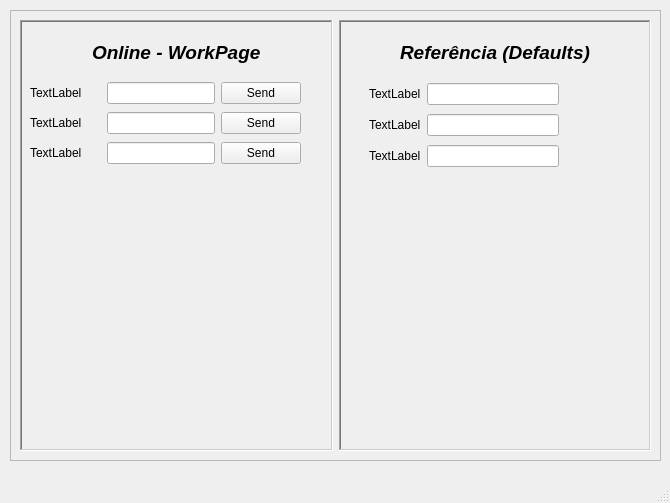
<?xml version="1.0" encoding="UTF-8"?>
<ui version="4.0">
 <class>JanelaGerenciamento</class>
 <widget class="QMainWindow" name="JanelaGerenciamento">
  <property name="geometry">
   <rect>
    <x>0</x>
    <y>0</y>
    <width>670</width>
    <height>503</height>
   </rect>
  </property>
  <property name="windowTitle">
   <string>MainWindow</string>
  </property>
  <widget class="QWidget" name="centralwidget">
   <widget class="QWidget" name="layoutWidget">
    <property name="geometry">
     <rect>
      <x>0</x>
      <y>0</y>
      <width>2</width>
      <height>2</height>
     </rect>
    </property>
    <layout class="QVBoxLayout" name="verticalLayout"/>
   </widget>
   <widget class="QWidget" name="layoutWidget">
    <property name="geometry">
     <rect>
      <x>0</x>
      <y>0</y>
      <width>2</width>
      <height>2</height>
     </rect>
    </property>
    <layout class="QVBoxLayout" name="verticalLayout_2"/>
   </widget>
   <widget class="QFrame" name="frame_2">
    <property name="geometry">
     <rect>
      <x>10</x>
      <y>10</y>
      <width>651</width>
      <height>451</height>
     </rect>
    </property>
    <property name="frameShape">
     <enum>QFrame::StyledPanel</enum>
    </property>
    <property name="frameShadow">
     <enum>QFrame::Plain</enum>
    </property>
    <layout class="QHBoxLayout" name="horizontalLayout_5">
     <item>
      <layout class="QHBoxLayout" name="horizontalLayout_2">
       <item>
        <widget class="QFrame" name="frame">
         <property name="frameShape">
          <enum>QFrame::WinPanel</enum>
         </property>
         <property name="frameShadow">
          <enum>QFrame::Sunken</enum>
         </property>
         <widget class="QWidget" name="">
          <property name="geometry">
           <rect>
            <x>1</x>
            <y>20</y>
            <width>311</width>
            <height>25</height>
           </rect>
          </property>
          <layout class="QHBoxLayout" name="horizontalLayout">
           <item>
            <spacer name="horizontalSpacer_8">
             <property name="orientation">
              <enum>Qt::Horizontal</enum>
             </property>
             <property name="sizeType">
              <enum>QSizePolicy::Expanding</enum>
             </property>
             <property name="sizeHint" stdset="0">
              <size>
               <width>25</width>
               <height>15</height>
              </size>
             </property>
            </spacer>
           </item>
           <item>
            <widget class="QLabel" name="label">
             <property name="font">
              <font>
               <pointsize>14</pointsize>
               <weight>75</weight>
               <italic>true</italic>
               <bold>true</bold>
              </font>
             </property>
             <property name="text">
              <string>Online - WorkPage</string>
             </property>
            </widget>
           </item>
           <item>
            <spacer name="horizontalSpacer_9">
             <property name="orientation">
              <enum>Qt::Horizontal</enum>
             </property>
             <property name="sizeType">
              <enum>QSizePolicy::Expanding</enum>
             </property>
             <property name="sizeHint" stdset="0">
              <size>
               <width>25</width>
               <height>15</height>
              </size>
             </property>
            </spacer>
           </item>
          </layout>
         </widget>
         <widget class="QWidget" name="">
          <property name="geometry">
           <rect>
            <x>10</x>
            <y>60</y>
            <width>271</width>
            <height>89</height>
           </rect>
          </property>
          <layout class="QVBoxLayout" name="verticalLayout_3">
           <item>
            <layout class="QHBoxLayout" name="horizontalLayout_4">
             <item>
              <widget class="QLabel" name="label_2">
               <property name="text">
                <string>TextLabel</string>
               </property>
              </widget>
             </item>
             <item>
              <widget class="QLineEdit" name="lineEdit">
               <property name="sizePolicy">
                <sizepolicy hsizetype="Fixed" vsizetype="Fixed">
                 <horstretch>0</horstretch>
                 <verstretch>0</verstretch>
                </sizepolicy>
               </property>
              </widget>
             </item>
             <item>
              <widget class="QPushButton" name="pushButton">
               <property name="text">
                <string>Send</string>
               </property>
              </widget>
             </item>
            </layout>
           </item>
           <item>
            <layout class="QHBoxLayout" name="horizontalLayout_6">
             <item>
              <widget class="QLabel" name="label_4">
               <property name="text">
                <string>TextLabel</string>
               </property>
              </widget>
             </item>
             <item>
              <widget class="QLineEdit" name="lineEdit_2">
               <property name="sizePolicy">
                <sizepolicy hsizetype="Fixed" vsizetype="Fixed">
                 <horstretch>0</horstretch>
                 <verstretch>0</verstretch>
                </sizepolicy>
               </property>
              </widget>
             </item>
             <item>
              <widget class="QPushButton" name="pushButton_2">
               <property name="text">
                <string>Send</string>
               </property>
              </widget>
             </item>
            </layout>
           </item>
           <item>
            <layout class="QHBoxLayout" name="horizontalLayout_9">
             <item>
              <widget class="QLabel" name="label_7">
               <property name="text">
                <string>TextLabel</string>
               </property>
              </widget>
             </item>
             <item>
              <widget class="QLineEdit" name="lineEdit_5">
               <property name="sizePolicy">
                <sizepolicy hsizetype="Fixed" vsizetype="Fixed">
                 <horstretch>0</horstretch>
                 <verstretch>0</verstretch>
                </sizepolicy>
               </property>
              </widget>
             </item>
             <item>
              <widget class="QPushButton" name="pushButton_5">
               <property name="text">
                <string>Send</string>
               </property>
              </widget>
             </item>
            </layout>
           </item>
          </layout>
         </widget>
        </widget>
       </item>
      </layout>
     </item>
     <item>
      <widget class="QFrame" name="frame_4">
       <property name="frameShape">
        <enum>QFrame::WinPanel</enum>
       </property>
       <property name="frameShadow">
        <enum>QFrame::Sunken</enum>
       </property>
       <widget class="QWidget" name="">
        <property name="geometry">
         <rect>
          <x>0</x>
          <y>20</y>
          <width>311</width>
          <height>25</height>
         </rect>
        </property>
        <layout class="QHBoxLayout" name="horizontalLayout_3">
         <item>
          <spacer name="horizontalSpacer">
           <property name="orientation">
            <enum>Qt::Horizontal</enum>
           </property>
           <property name="sizeHint" stdset="0">
            <size>
             <width>40</width>
             <height>20</height>
            </size>
           </property>
          </spacer>
         </item>
         <item>
          <widget class="QLabel" name="label_3">
           <property name="font">
            <font>
             <pointsize>14</pointsize>
             <weight>75</weight>
             <italic>true</italic>
             <bold>true</bold>
            </font>
           </property>
           <property name="text">
            <string>Referência (Defaults)</string>
           </property>
          </widget>
         </item>
         <item>
          <spacer name="horizontalSpacer_2">
           <property name="orientation">
            <enum>Qt::Horizontal</enum>
           </property>
           <property name="sizeHint" stdset="0">
            <size>
             <width>40</width>
             <height>20</height>
            </size>
           </property>
          </spacer>
         </item>
        </layout>
       </widget>
       <widget class="QWidget" name="">
        <property name="geometry">
         <rect>
          <x>30</x>
          <y>60</y>
          <width>190</width>
          <height>91</height>
         </rect>
        </property>
        <layout class="QVBoxLayout" name="verticalLayout_4">
         <item>
          <layout class="QHBoxLayout" name="horizontalLayout_7">
           <item>
            <widget class="QLabel" name="label_5">
             <property name="text">
              <string>TextLabel</string>
             </property>
            </widget>
           </item>
           <item>
            <widget class="QLineEdit" name="lineEdit_3"/>
           </item>
          </layout>
         </item>
         <item>
          <layout class="QHBoxLayout" name="horizontalLayout_8">
           <item>
            <widget class="QLabel" name="label_6">
             <property name="text">
              <string>TextLabel</string>
             </property>
            </widget>
           </item>
           <item>
            <widget class="QLineEdit" name="lineEdit_4"/>
           </item>
          </layout>
         </item>
         <item>
          <layout class="QHBoxLayout" name="horizontalLayout_10">
           <item>
            <widget class="QLabel" name="label_8">
             <property name="text">
              <string>TextLabel</string>
             </property>
            </widget>
           </item>
           <item>
            <widget class="QLineEdit" name="lineEdit_6"/>
           </item>
          </layout>
         </item>
        </layout>
       </widget>
      </widget>
     </item>
    </layout>
   </widget>
  </widget>
  <widget class="QMenuBar" name="menubar">
   <property name="geometry">
    <rect>
     <x>0</x>
     <y>0</y>
     <width>670</width>
     <height>21</height>
    </rect>
   </property>
  </widget>
  <widget class="QStatusBar" name="statusbar"/>
 </widget>
 <resources/>
 <connections/>
</ui>
